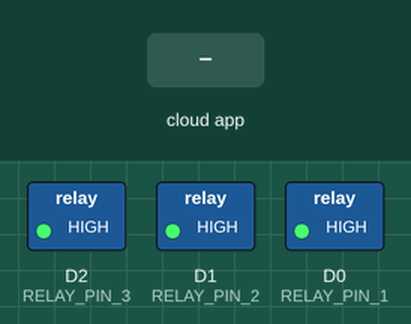
This sketch was run on a simulated ESP8266 (NodeMCU). Parts: switched loads named in the sketch (green lamp = pin HIGH). The inputs (shaded band) are chosen by the test bench. WiFi joins after 1.5 s; servers stay silent unless stated; what the sketch prints to the serial monitor is not drawn.

Above: at 2.7 s.
2.8 s: the phone or cloud app sets 690e4bfdc3bac56fb15a758a to 1
At 3.7 s:
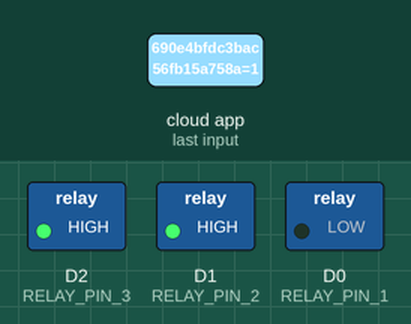
4.3 s: the phone or cloud app sets 690e4bc9fb7ad92678891580 to 1
At 4.8 s:
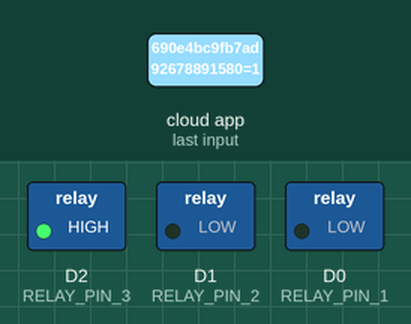
5.8 s: the phone or cloud app sets 69107ebbfb7ad9267889f3f1 to 1
At 7.0 s:
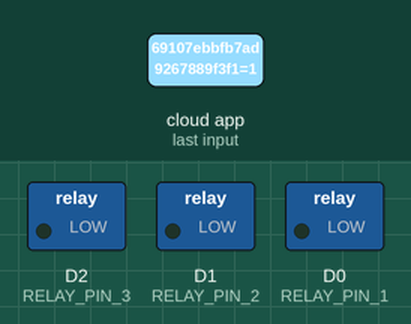
7.3 s: the phone or cloud app sets 690e4bfdc3bac56fb15a758a to 0
At 8.2 s:
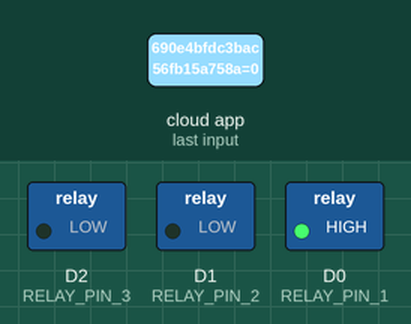
8.8 s: the phone or cloud app sets 690e4bc9fb7ad92678891580 to 0
At 9.4 s:
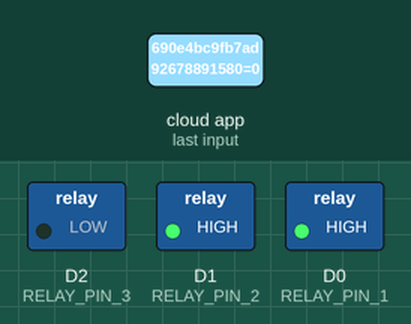
10.3 s: the phone or cloud app sets 690e4bfdc3bac56fb15a758a to 1
At 11.7 s:
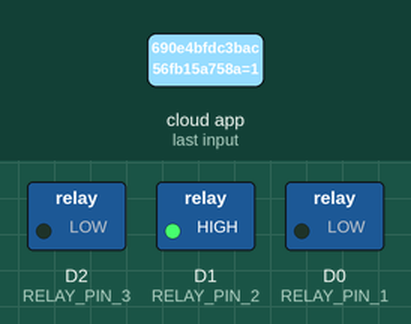
Timing chart, 0 to 12.8 s (numbered marks = the images above; inputs shaded):
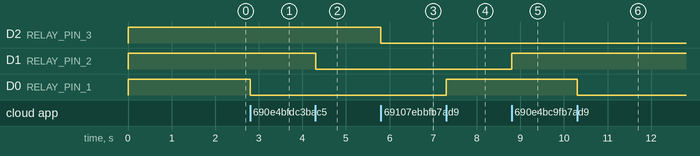

The sketch:

Code_NodeMCU_Google_Alexa_SinricPro_4Relay_Switch.ino
```cpp
/**********************************************************************************
 * NodeMCU (ESP8266) - 3 Relays control with SinricPro
 * - D0 -> Relay 1  (GPIO16)  Bulb 1
 * - D1 -> Relay 2  (GPIO5)   Bulb 2
 * - D2 -> Relay 3  (GPIO4)   Fan
 **********************************************************************************/

#include <Arduino.h>
#include <ESP8266WiFi.h>
#include "SinricPro.h"
#include "SinricProSwitch.h"

/* ---------- CONFIG - UPDATE ---------- */
#define WIFI_SSID   "internet"
#define WIFI_PASS   "123456789"

#define APP_KEY     "967d7f43-1ba6-4470-aa52-84b7b43ec720"
#define APP_SECRET  "c9309612-d373-4777-8699-a02774f4f9e0-b33412eb-6033-4b94-9ea1-c7bfca26b392"

// SinricPro device IDs
#define DEVICE_ID_1 "690e4bfdc3bac56fb15a758a"
#define DEVICE_ID_2 "690e4bc9fb7ad92678891580"
#define DEVICE_ID_3 "69107ebbfb7ad9267889f3f1"
/* -------------------------------------- */

/* NodeMCU pin mapping
   D0 -> GPIO16
   D1 -> GPIO5
   D2 -> GPIO4
*/
const uint8_t RELAY_PIN_1 = 16;   // Bulb 1
const uint8_t RELAY_PIN_2 = 5;    // Bulb 2
const uint8_t RELAY_PIN_3 = 4;    // Fan

#define BAUD_RATE 115200

void setupRelays() {
  pinMode(RELAY_PIN_1, OUTPUT);
  pinMode(RELAY_PIN_2, OUTPUT);
  pinMode(RELAY_PIN_3, OUTPUT);

  // Active LOW
  digitalWrite(RELAY_PIN_1, HIGH);
  digitalWrite(RELAY_PIN_2, HIGH);
  digitalWrite(RELAY_PIN_3, HIGH);
}

bool onPowerState(const String &deviceId, bool state) {
  uint8_t relayPin = 255;

  if (deviceId == DEVICE_ID_1) relayPin = RELAY_PIN_1;
  else if (deviceId == DEVICE_ID_2) relayPin = RELAY_PIN_2;
  else if (deviceId == DEVICE_ID_3) relayPin = RELAY_PIN_3;
  else return false;

  digitalWrite(relayPin, state ? LOW : HIGH);   // Active LOW
  return true;
}

void setupWiFi() {
  Serial.printf("\n[WiFi] Connecting to %s", WIFI_SSID);
  WiFi.begin(WIFI_SSID, WIFI_PASS);

  while (WiFi.status() != WL_CONNECTED) {
    delay(250);
    Serial.print(".");
  }
  Serial.printf("\n[WiFi] Connected! IP: %s\n", WiFi.localIP().toString().c_str());
}

void setupSinricPro() {
  SinricProSwitch &bulb1 = SinricPro[DEVICE_ID_1];
  bulb1.onPowerState(onPowerState);

  SinricProSwitch &bulb2 = SinricPro[DEVICE_ID_2];
  bulb2.onPowerState(onPowerState);

  SinricProSwitch &fan = SinricPro[DEVICE_ID_3];
  fan.onPowerState(onPowerState);

  SinricPro.begin(APP_KEY, APP_SECRET);
  SinricPro.restoreDeviceStates(true);
}

void setup() {
  Serial.begin(BAUD_RATE);
  Serial.println("\n=== NodeMCU SinricPro - 3 Relays (D0, D1, D2) ===");

  setupRelays();
  setupWiFi();
  setupSinricPro();
}

void loop() {
  SinricPro.handle();
}
```

Measured:
- after the input at 2.8 s, D0 (RELAY_PIN_1): HIGH → LOW at once
- after the input at 4.3 s, D1 (RELAY_PIN_2): HIGH → LOW at once
- after the input at 5.8 s, D2 (RELAY_PIN_3): HIGH → LOW at once
- after the input at 7.3 s, D0 (RELAY_PIN_1): LOW → HIGH at once
- after the input at 8.8 s, D1 (RELAY_PIN_2): LOW → HIGH at once
- after the input at 10.3 s, D0 (RELAY_PIN_1): HIGH → LOW at once
